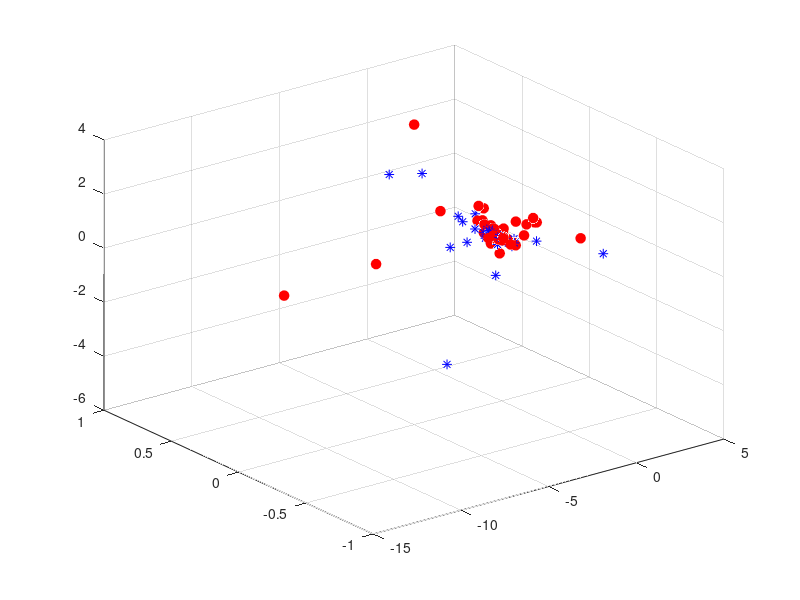

Reproduce this figure in MATLAB.
% visualize the data

load('dataAll.mat')
dataAll = array;

feat = dataAll(:, 1 : 5);
label1 = dataAll(:, 6) > 0;
label2 = dataAll(:, 7) > 0;


for i = 1 : 128
    if(label1(i) == 1) 
        scatter3(feat(i, 1), feat(i, 2), feat(i, 3), 50, 'r', 'o','MarkerFaceColor','r' );
        hold on
    else
        scatter3(feat(i, 1), feat(i, 2), feat(i, 3), 50, 'b', '*','MarkerFaceColor','b' );
        hold on
    end
end